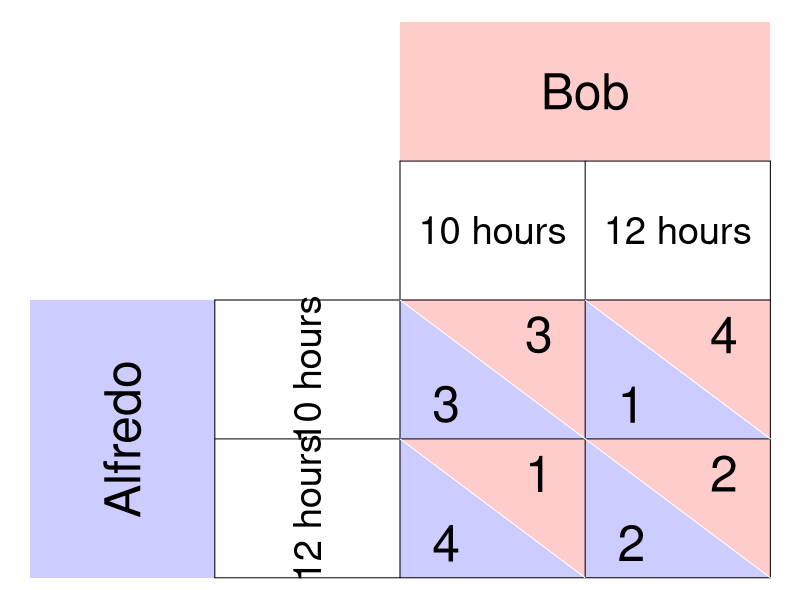

R code for this plot:
require(ggplot2)
require(shape)
pdf(file = "society/matrix_fishermen_nosoln.pdf", width = 9, height = 7)

par(mar =  c(0, 0, 0, 0))
xlims <- c(0, 8)
ylims <- c(0, 8)

#TextSizes
PlayerSize <- 3
StratSize <- 2.3
PayoffSize <- 3

p1fadelevel <- 0.2
p2fadelevel <- 0.2

#Payoffs are listed as c("NW", "SW", "NE", "SE")

#Considerations for Player 1
P1Name <- c("Alfredo")
P1Strat <- c("10 hours", "12 hours")
P1Payoffs <- c("3", "4", "1", "2")
P1BR1 <- c("SW") #Must be NW or SW - the BR prints accordingly. 
P1BR2 <- c("SE") #Must be NE or SE - the BR prints accordingly. 
P1bestsize <- 2.5 #Adjusts size of point indicating best response of P1
#NW = (5, 3); SW = (5,1); NE = (7, 3); SE = (7, 1)

#Considerations for Player 2
P2Name <- c("Bob")
P2Strat <- c("10 hours", "12 hours")
P2Payoffs <- c("3", "1", "4", "2")
P2BR1 <- c("NE") #Must be NW or SW - the BR prints accordingly. 
P2BR2 <- c("SE") #Must be NE or SE - the BR prints accordingly. 
P2bestsize <- 4 #Adjusts size of circle indicating best response of P1

plot(0, 0, xlim = xlims, ylim = ylims, type = "n",
     xlab = expression(""),
     ylab = expression(""),
     xaxt = "n", 
     yaxt = "n", 
     cex.lab = 2, 
     bty = "n")



#Color and label for Player 1 and their strategies
polygon(c(0,0,2,2,0), c(0,4,4,0,0), col=rgb(0, 0, 1, p1fadelevel), density=NULL, border = NA)
text(1, 2, P1Name[1], srt = 90, cex = PlayerSize)

text(3, 3, P1Strat[1], cex = StratSize, srt = 90)
text(3, 1, P1Strat[2], cex = StratSize, srt = 90)


#Color and label for Player 2
polygon(c(4,4,8,8,4), c(8,6,6,8,8), col=rgb(1, 0, 0, p2fadelevel), density=NULL, border = NA)
text(6, 7, P2Name[1], cex = PlayerSize)

text(5, 5, P2Strat[1], cex = StratSize)
text(7, 5, P2Strat[2], cex = StratSize)

#NorthWest cell 
#P1
polygon(c(4,4,6,4), c(4,2,2,4), col=rgb(0, 0, 1, p1fadelevel), density=NULL, border = NA)
#P2
polygon(c(4,6,6,4), c(4,4,2,4), col=rgb(1, 0, 0, p2fadelevel), density=NULL, border = NA)

#P1
text(4.5, 2.5, P1Payoffs[1], cex = PayoffSize)
#P2
text(5.5, 3.5, P2Payoffs[1], cex = PayoffSize)

#SouthWest cell  
#P1
polygon(c(4,4,6,4), c(2,0,0,2), col=rgb(0, 0, 1, p1fadelevel), density=NULL, border = NA)
#P2
polygon(c(4,6,6,4), c(2,2,0,2), col=rgb(1, 0, 0, p2fadelevel), density=NULL, border = NA)

#P1
text(4.5, 0.5, P1Payoffs[2], cex = PayoffSize)
#P2
text(5.5, 1.5, P2Payoffs[2], cex = PayoffSize)


#NorthEast cell 
#P1
polygon(c(6,6,8,6), c(4,2,2,4), col=rgb(0, 0, 1, p1fadelevel), density=NULL, border = NA)
#P2
polygon(c(6,8,8,6), c(4,4,2,4), col=rgb(1, 0, 0, p2fadelevel), density=NULL, border = NA)
#P1
text(6.5, 2.5, P1Payoffs[3], cex = PayoffSize)
#P2
text(7.5, 3.5, P2Payoffs[3], cex = PayoffSize)

#SouthEast cell 
#P1
polygon(c(6,6,8,6), c(2,0,0,2), col=rgb(0, 0, 1, p1fadelevel), density=NULL, border = NA)
#P2
polygon(c(6,8,8,6), c(2,2,0,2), col=rgb(1, 0, 0, p2fadelevel), density=NULL, border = NA)
#P1
text(6.5, 0.5, P1Payoffs[4], cex = PayoffSize)
#P2
text(7.5, 1.5, P2Payoffs[4], cex = PayoffSize)


#Lines for the Table
segments(8, 0, 8, 6, lty = 1, col = "black")
segments(4, 6, 8, 6, lty = 1, col = "black")
segments(2, 0, 2, 4, lty = 1, col = "black")
segments(2, 0, 8, 0, lty = 1, col = "black")
segments(2, 4, 8, 4, lty = 1, col = "black")
segments(4, 0, 4, 6, lty = 1, col = "black")
segments(2, 2, 8, 2, lty = 1, col = "black")
segments(6, 0, 6, 6, lty = 1, col = "black")

#Diagonals
#NW
segments(4, 4, 6, 2, lty = 1, col = "white")
#NE
segments(6, 4, 8, 2, lty = 1, col = "white")
#SW
segments(4, 2, 6, 0, lty = 1, col = "white")
#Se
segments(6, 2, 8, 0, lty = 1, col = "white")


#Best responses 
#P1 
# if (P1BR1[1] == "NW"){
#   points(5, 3, pch = 16, col = "black", cex = P1bestsize)
# } else{points(5, 1, pch = 16, col = "black", cex = P1bestsize)
# }
# 
# if (P1BR2[1] == "NE"){
#   points(7, 3, pch = 16, col = "black", cex = P1bestsize)
# } else{points(7, 1, pch = 16, col = "black", cex = P1bestsize)
# }
# 
# 
# #P2
# if (P2BR1[1] == "NW"){
#   points(5, 3, pch = 1, col = "black", cex = P2bestsize)
# } else{points(7, 3, pch = 1, col = "black", cex = P2bestsize)
# }
# 
# if (P2BR2[1] == "SW"){
#   points(5, 1, pch = 1, col = "black", cex = P2bestsize)
# } else{points(7, 1, pch = 1, col = "black", cex = P2bestsize)
# }

dev.off()
